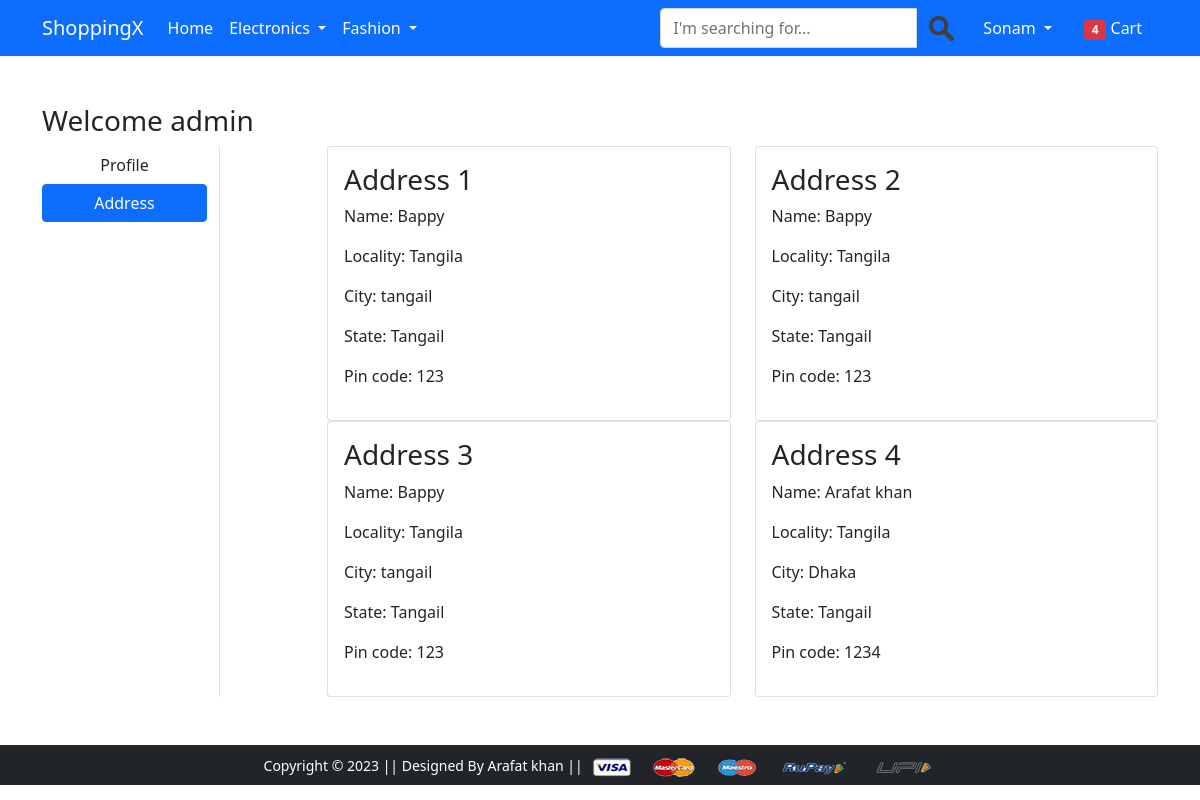
The page /address/ (signed in) on the database its author committed.
### app/models.py (models this page shows, shortened)
class Customer(models.Model):
    user = models.ForeignKey(User, on_delete=models.CASCADE)
    name = models.CharField(max_length=50)
    locality = models.CharField(max_length=100)
    city = models.CharField(max_length=50)
    zipCode = models.IntegerField()
    state = models.CharField(choices=STATE_CHOICES, max_length=50)

### app/views.py (the view)
# urls.py: path('address/', views.address, name='address'),
def address(request):
    add = Customer.objects.filter(user=request.user)
    return render(request, 'app/address.html',{'add':add, 'active':'btn-primary'})

### app/templates/app/address.html (shortened to what this page needs)
{% extends 'app/base.html' %}
{% load static %}
{% block main-content %}
<div class="container my-5">
 <div class="row">
 <h3>Welcome {{request.user}}</h3>
  <div class="col-sm-2 border-end">
   <ul class="list-unstyled">
    <li class="d-grid"><a href="{% url 'profile' %}" class="btn">Profile</a></li>
    <li class="d-grid"><a href="{% url 'address' %}" class="btn {{active}}">Address</a></li>
   </ul>
  </div>
  <div class="col-sm-9 offset-sm-1">
   <div class="row">
    {% for ad in add %}
    <div class="col-sm-6">
     <div class="card">
      <div class="card-body">
       <h3>Address {{forloop.counter}}</h3>
       <p>Name: {{ad.name}}</p>
       <p>Locality: {{ad.locality}}</p>
       <p>City: {{ad.city}}</p>
       <p>State: {{ad.state}}</p>
       <p>Pin code: {{ad.zipCode}}</p>
      </div>
     </div>
    </div>
    {% endfor %}
   </div>
  </div>
 </div>
</div>
{% endblock main-content %}

### rows shown on the page
Customer: name "Bappy", locality "Tangila", city "tangail", state "Tangail", zipCode "123"
Customer: name "Bappy", locality "Tangila", city "tangail", state "Tangail", zipCode "123"
Customer: name "Bappy", locality "Tangila", city "tangail", state "Tangail", zipCode "123"
Customer: name "Arafat khan", locality "Tangila", city "Dhaka", state "Tangail", zipCode "1234"

### other values the page prints
{{ request.user }} "admin"
